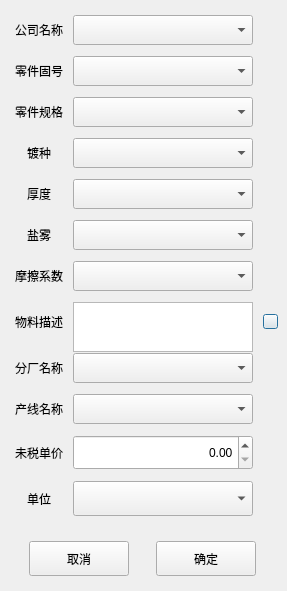
<?xml version="1.0" encoding="UTF-8"?>
<ui version="4.0">
 <class>DialogNewMateriel</class>
 <widget class="QDialog" name="DialogNewMateriel">
  <property name="geometry">
   <rect>
    <x>0</x>
    <y>0</y>
    <width>287</width>
    <height>591</height>
   </rect>
  </property>
  <property name="minimumSize">
   <size>
    <width>250</width>
    <height>550</height>
   </size>
  </property>
  <property name="maximumSize">
   <size>
    <width>450</width>
    <height>750</height>
   </size>
  </property>
  <property name="windowTitle">
   <string>物料编辑</string>
  </property>
  <layout class="QGridLayout" name="gridLayout_2">
   <property name="leftMargin">
    <number>15</number>
   </property>
   <property name="topMargin">
    <number>15</number>
   </property>
   <property name="rightMargin">
    <number>9</number>
   </property>
   <property name="bottomMargin">
    <number>15</number>
   </property>
   <property name="verticalSpacing">
    <number>25</number>
   </property>
   <item row="1" column="0">
    <layout class="QGridLayout" name="gridLayout">
     <property name="horizontalSpacing">
      <number>10</number>
     </property>
     <property name="verticalSpacing">
      <number>11</number>
     </property>
     <item row="10" column="1">
      <widget class="QComboBox" name="comboBox_product_line">
       <property name="minimumSize">
        <size>
         <width>0</width>
         <height>30</height>
        </size>
       </property>
      </widget>
     </item>
     <item row="5" column="1">
      <widget class="QComboBox" name="comboBox_thickness">
       <property name="minimumSize">
        <size>
         <width>0</width>
         <height>30</height>
        </size>
       </property>
      </widget>
     </item>
     <item row="7" column="0">
      <widget class="QLabel" name="label">
       <property name="text">
        <string>摩擦系数</string>
       </property>
       <property name="alignment">
        <set>Qt::AlignCenter</set>
       </property>
      </widget>
     </item>
     <item row="10" column="0">
      <widget class="QLabel" name="label_line_name">
       <property name="minimumSize">
        <size>
         <width>0</width>
         <height>30</height>
        </size>
       </property>
       <property name="text">
        <string>产线名称</string>
       </property>
      </widget>
     </item>
     <item row="8" column="2">
      <widget class="QPushButton" name="pushButton_clear">
       <property name="minimumSize">
        <size>
         <width>15</width>
         <height>15</height>
        </size>
       </property>
       <property name="maximumSize">
        <size>
         <width>15</width>
         <height>15</height>
        </size>
       </property>
       <property name="styleSheet">
        <string notr="true">border-image: url(:/icon/close.ico);</string>
       </property>
       <property name="text">
        <string/>
       </property>
      </widget>
     </item>
     <item row="7" column="1">
      <widget class="QComboBox" name="comboBox_friction">
       <property name="minimumSize">
        <size>
         <width>0</width>
         <height>30</height>
        </size>
       </property>
      </widget>
     </item>
     <item row="5" column="0">
      <widget class="QLabel" name="label_5">
       <property name="text">
        <string>厚度</string>
       </property>
       <property name="alignment">
        <set>Qt::AlignCenter</set>
       </property>
      </widget>
     </item>
     <item row="3" column="1">
      <widget class="QComboBox" name="comboBox_type">
       <property name="minimumSize">
        <size>
         <width>0</width>
         <height>30</height>
        </size>
       </property>
       <property name="duplicatesEnabled">
        <bool>false</bool>
       </property>
      </widget>
     </item>
     <item row="2" column="0">
      <widget class="QLabel" name="label_7">
       <property name="text">
        <string>零件规格</string>
       </property>
       <property name="alignment">
        <set>Qt::AlignCenter</set>
       </property>
      </widget>
     </item>
     <item row="6" column="1">
      <widget class="QComboBox" name="comboBox_Salt">
       <property name="minimumSize">
        <size>
         <width>0</width>
         <height>30</height>
        </size>
       </property>
      </widget>
     </item>
     <item row="1" column="0">
      <widget class="QLabel" name="label_6">
       <property name="text">
        <string>零件固号</string>
       </property>
       <property name="alignment">
        <set>Qt::AlignCenter</set>
       </property>
      </widget>
     </item>
     <item row="9" column="1">
      <widget class="QComboBox" name="comboBox_factoury">
       <property name="minimumSize">
        <size>
         <width>0</width>
         <height>30</height>
        </size>
       </property>
      </widget>
     </item>
     <item row="6" column="0">
      <widget class="QLabel" name="label_2">
       <property name="text">
        <string>盐雾</string>
       </property>
       <property name="alignment">
        <set>Qt::AlignCenter</set>
       </property>
      </widget>
     </item>
     <item row="11" column="1">
      <widget class="QDoubleSpinBox" name="doubleSpinBox_money">
       <property name="minimumSize">
        <size>
         <width>0</width>
         <height>35</height>
        </size>
       </property>
       <property name="alignment">
        <set>Qt::AlignRight|Qt::AlignTrailing|Qt::AlignVCenter</set>
       </property>
       <property name="maximum">
        <double>99999999.989999994635582</double>
       </property>
      </widget>
     </item>
     <item row="0" column="1">
      <widget class="QComboBox" name="comboBox_customer">
       <property name="minimumSize">
        <size>
         <width>0</width>
         <height>30</height>
        </size>
       </property>
      </widget>
     </item>
     <item row="9" column="0">
      <widget class="QLabel" name="label_fac_name">
       <property name="minimumSize">
        <size>
         <width>0</width>
         <height>30</height>
        </size>
       </property>
       <property name="text">
        <string>分厂名称</string>
       </property>
      </widget>
     </item>
     <item row="8" column="0">
      <widget class="QLabel" name="label_4">
       <property name="text">
        <string>物料描述</string>
       </property>
       <property name="alignment">
        <set>Qt::AlignCenter</set>
       </property>
      </widget>
     </item>
     <item row="1" column="1">
      <widget class="QComboBox" name="comboBox_solid">
       <property name="minimumSize">
        <size>
         <width>0</width>
         <height>30</height>
        </size>
       </property>
       <property name="duplicatesEnabled">
        <bool>false</bool>
       </property>
      </widget>
     </item>
     <item row="11" column="0">
      <widget class="QLabel" name="label_11">
       <property name="minimumSize">
        <size>
         <width>0</width>
         <height>30</height>
        </size>
       </property>
       <property name="text">
        <string>未税单价</string>
       </property>
      </widget>
     </item>
     <item row="8" column="1">
      <widget class="QTextEdit" name="textEdit">
       <property name="minimumSize">
        <size>
         <width>0</width>
         <height>50</height>
        </size>
       </property>
      </widget>
     </item>
     <item row="2" column="1">
      <widget class="QComboBox" name="comboBox_format">
       <property name="minimumSize">
        <size>
         <width>0</width>
         <height>30</height>
        </size>
       </property>
       <property name="duplicatesEnabled">
        <bool>false</bool>
       </property>
      </widget>
     </item>
     <item row="0" column="0">
      <widget class="QLabel" name="label_8">
       <property name="text">
        <string>公司名称</string>
       </property>
      </widget>
     </item>
     <item row="3" column="0">
      <widget class="QLabel" name="label_3">
       <property name="text">
        <string>镀种</string>
       </property>
       <property name="alignment">
        <set>Qt::AlignCenter</set>
       </property>
      </widget>
     </item>
     <item row="12" column="0">
      <widget class="QLabel" name="label_12">
       <property name="minimumSize">
        <size>
         <width>0</width>
         <height>35</height>
        </size>
       </property>
       <property name="text">
        <string>单位</string>
       </property>
       <property name="alignment">
        <set>Qt::AlignCenter</set>
       </property>
      </widget>
     </item>
     <item row="12" column="1">
      <widget class="QComboBox" name="comboBox_unit">
       <property name="minimumSize">
        <size>
         <width>0</width>
         <height>35</height>
        </size>
       </property>
      </widget>
     </item>
    </layout>
   </item>
   <item row="2" column="0">
    <layout class="QHBoxLayout" name="horizontalLayout" stretch="1,3,2,3,1">
     <property name="spacing">
      <number>0</number>
     </property>
     <property name="leftMargin">
      <number>0</number>
     </property>
     <property name="rightMargin">
      <number>9</number>
     </property>
     <item>
      <spacer name="horizontalSpacer_2">
       <property name="orientation">
        <enum>Qt::Horizontal</enum>
       </property>
       <property name="sizeHint" stdset="0">
        <size>
         <width>40</width>
         <height>20</height>
        </size>
       </property>
      </spacer>
     </item>
     <item>
      <widget class="QPushButton" name="pushButton_cancle">
       <property name="minimumSize">
        <size>
         <width>100</width>
         <height>35</height>
        </size>
       </property>
       <property name="text">
        <string>取消</string>
       </property>
       <property name="autoDefault">
        <bool>false</bool>
       </property>
      </widget>
     </item>
     <item>
      <spacer name="horizontalSpacer">
       <property name="orientation">
        <enum>Qt::Horizontal</enum>
       </property>
       <property name="sizeHint" stdset="0">
        <size>
         <width>40</width>
         <height>20</height>
        </size>
       </property>
      </spacer>
     </item>
     <item>
      <widget class="QPushButton" name="pushButton_ok">
       <property name="minimumSize">
        <size>
         <width>100</width>
         <height>35</height>
        </size>
       </property>
       <property name="text">
        <string>确定</string>
       </property>
      </widget>
     </item>
     <item>
      <spacer name="horizontalSpacer_3">
       <property name="orientation">
        <enum>Qt::Horizontal</enum>
       </property>
       <property name="sizeHint" stdset="0">
        <size>
         <width>40</width>
         <height>20</height>
        </size>
       </property>
      </spacer>
     </item>
    </layout>
   </item>
  </layout>
 </widget>
 <resources/>
 <connections/>
</ui>
